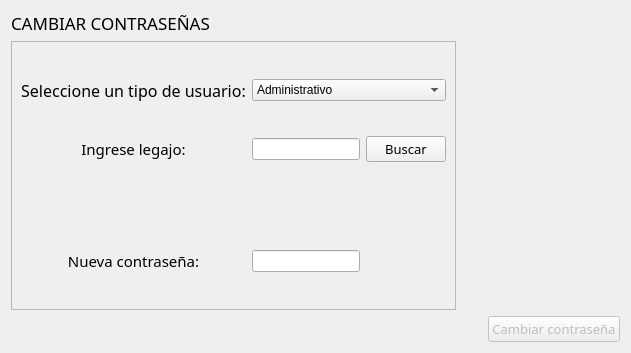
             <widget class="QWidget" name="page_passwords">
              <layout class="QGridLayout" name="gridLayout_35">
               <item row="0" column="0" colspan="2">
                <widget class="QLabel" name="label_57">
                 <property name="maximumSize">
                  <size>
                   <width>16777215</width>
                   <height>30</height>
                  </size>
                 </property>
                 <property name="font">
                  <font>
                   <family>Segoe UI Semibold</family>
                   <pointsize>13</pointsize>
                  </font>
                 </property>
                 <property name="text">
                  <string>CAMBIAR CONTRASEÑAS</string>
                 </property>
                </widget>
               </item>
               <item row="1" column="0">
                <widget class="QFrame" name="frame_13">
                 <property name="frameShape">
                  <enum>QFrame::StyledPanel</enum>
                 </property>
                 <property name="frameShadow">
                  <enum>QFrame::Raised</enum>
                 </property>
                 <layout class="QGridLayout" name="gridLayout_34">
                  <item row="1" column="0">
                   <widget class="QLabel" name="label_56">
                    <property name="font">
                     <font>
                      <family>Segoe UI Semibold</family>
                      <pointsize>11</pointsize>
                     </font>
                    </property>
                    <property name="text">
                     <string>Ingrese legajo:</string>
                    </property>
                    <property name="alignment">
                     <set>Qt::AlignCenter</set>
                    </property>
                   </widget>
                  </item>
                  <item row="1" column="1">
                   <widget class="QLineEdit" name="input_legajo_modif_pass">
                    <property name="sizePolicy">
                     <sizepolicy hsizetype="Preferred" vsizetype="Fixed">
                      <horstretch>0</horstretch>
                      <verstretch>0</verstretch>
                     </sizepolicy>
                    </property>
                    <property name="maximumSize">
                     <size>
                      <width>200</width>
                      <height>16777215</height>
                     </size>
                    </property>
                   </widget>
                  </item>
                  <item row="2" column="1">
                   <widget class="QLabel" name="label_error_modif_pass">
                    <property name="maximumSize">
                     <size>
                      <width>16777215</width>
                      <height>20</height>
                     </size>
                    </property>
                    <property name="styleSheet">
                     <string notr="true">color: red;</string>
                    </property>
                    <property name="text">
                     <string/>
                    </property>
                   </widget>
                  </item>
                  <item row="1" column="2">
                   <widget class="QPushButton" name="btn_buscar_modif_pass">
                    <property name="maximumSize">
                     <size>
                      <width>100</width>
                      <height>16777215</height>
                     </size>
                    </property>
                    <property name="font">
                     <font>
                      <family>Segoe UI Semibold</family>
                      <pointsize>10</pointsize>
                     </font>
                    </property>
                    <property name="text">
                     <string>Buscar</string>
                    </property>
                   </widget>
                  </item>
                  <item row="0" column="0">
                   <widget class="QLabel" name="label_info_nombre_en_9">
                    <property name="enabled">
                     <bool>true</bool>
                    </property>
                    <property name="font">
                     <font>
                      <family>Segoe UI Semibold</family>
                      <pointsize>12</pointsize>
                     </font>
                    </property>
                    <property name="text">
                     <string>Seleccione un tipo de usuario:</string>
                    </property>
                    <property name="alignment">
                     <set>Qt::AlignCenter</set>
                    </property>
                   </widget>
                  </item>
                  <item row="0" column="1" colspan="2">
                   <widget class="QComboBox" name="cb_modif_pass_tipo_usu">
                    <item>
                     <property name="text">
                      <string>Administrativo</string>
                     </property>
                    </item>
                    <item>
                     <property name="text">
                      <string>Alumno</string>
                     </property>
                    </item>
                    <item>
                     <property name="text">
                      <string>Profesor</string>
                     </property>
                    </item>
                   </widget>
                  </item>
                  <item row="3" column="1">
                   <widget class="QLineEdit" name="input_new_pass">
                    <property name="maximumSize">
                     <size>
                      <width>200</width>
                      <height>16777215</height>
                     </size>
                    </property>
                   </widget>
                  </item>
                  <item row="3" column="0">
                   <widget class="QLabel" name="label_49">
                    <property name="font">
                     <font>
                      <family>Segoe UI Semibold</family>
                      <pointsize>11</pointsize>
                     </font>
                    </property>
                    <property name="text">
                     <string>Nueva contraseña:</string>
                    </property>
                    <property name="alignment">
                     <set>Qt::AlignCenter</set>
                    </property>
                   </widget>
                  </item>
                 </layout>
                </widget>
               </item>
               <item row="2" column="0">
                <widget class="QLabel" name="label_informe_modif_pass">
                 <property name="font">
                  <font>
                   <family>Segoe UI Semibold</family>
                   <pointsize>10</pointsize>
                  </font>
                 </property>
                 <property name="text">
                  <string/>
                 </property>
                 <property name="alignment">
                  <set>Qt::AlignCenter</set>
                 </property>
                </widget>
               </item>
               <item row="2" column="2">
                <widget class="QPushButton" name="btn_cambiar_pass">
                 <property name="enabled">
                  <bool>false</bool>
                 </property>
                 <property name="font">
                  <font>
                   <family>Segoe UI Semibold</family>
                   <pointsize>10</pointsize>
                  </font>
                 </property>
                 <property name="text">
                  <string>Cambiar contraseña</string>
                 </property>
                </widget>
               </item>
               <item row="1" column="1" colspan="2">
                <spacer name="horizontalSpacer_69">
                 <property name="orientation">
                  <enum>Qt::Horizontal</enum>
                 </property>
                 <property name="sizeType">
                  <enum>QSizePolicy::Maximum</enum>
                 </property>
                 <property name="sizeHint" stdset="0">
                  <size>
                   <width>158</width>
                   <height>269</height>
                  </size>
                 </property>
                </spacer>
               </item>
              </layout>
             </widget>
